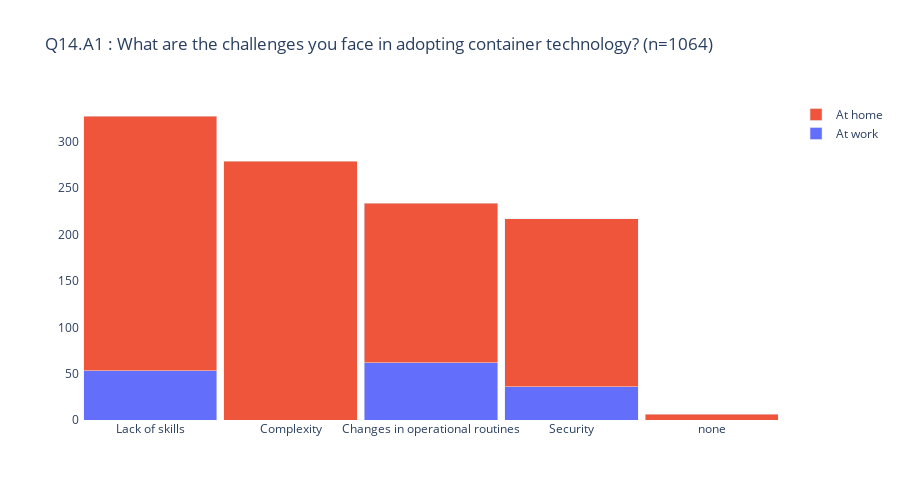

Here is the notebook cell this chart was saved with:
### Code cell
# 
# Q14.A1 - Q14.A4
#

wq = pd.concat([work_df["Q14.A1"].value_counts(),\
                work_df["Q14.A3"].value_counts(),\
                work_df["Q14.A4"].value_counts(),\
                work_df["Q14.Other"].value_counts()])

hq = pd.concat([home_df["Q14.A1"].value_counts(),\
                home_df["Q14.A2"].value_counts(),\
                home_df["Q14.A3"].value_counts(),\
                home_df["Q14.A4"].value_counts(),\
                home_df["Q14.Other"].value_counts()])

double_bar_chart(
    "Q14.A1",
    questions["#Q14"], 
    CWORK, wq[lambda x: x > THRESHOLD], 
    CHOME, hq[lambda x: x > THRESHOLD])

### Figure 1 — Plotly figure (JSON) as saved in the notebook; plotly's stock layout.template omitted (floating-point values rounded to 4 significant figures)
{"data": [{"name": "At work", "type": "bar", "x": ["Security", "Lack of skills", "Changes in operational routines"], "y": [36, 53, 62]}, {"name": "At home", "type": "bar", "x": ["Security", "Complexity", "Lack of skills", "Changes in operational routines", "none"], "y": [181, 279, 275, 172, 6]}], "layout": {"bargap": 0.05, "barmode": "stack", "height": 500, "plot_bgcolor": "#FFFFFF", "showlegend": true, "title": {"text": "Q14.A1 : What are the challenges you face in adopting container technology? (n=1064)"}, "width": 900, "xaxis": {"autorange": true, "categoryorder": "total descending", "range": [-0.5, 4.5], "type": "category"}, "yaxis": {"autorange": true, "range": [0, 345.3], "type": "linear"}}}
